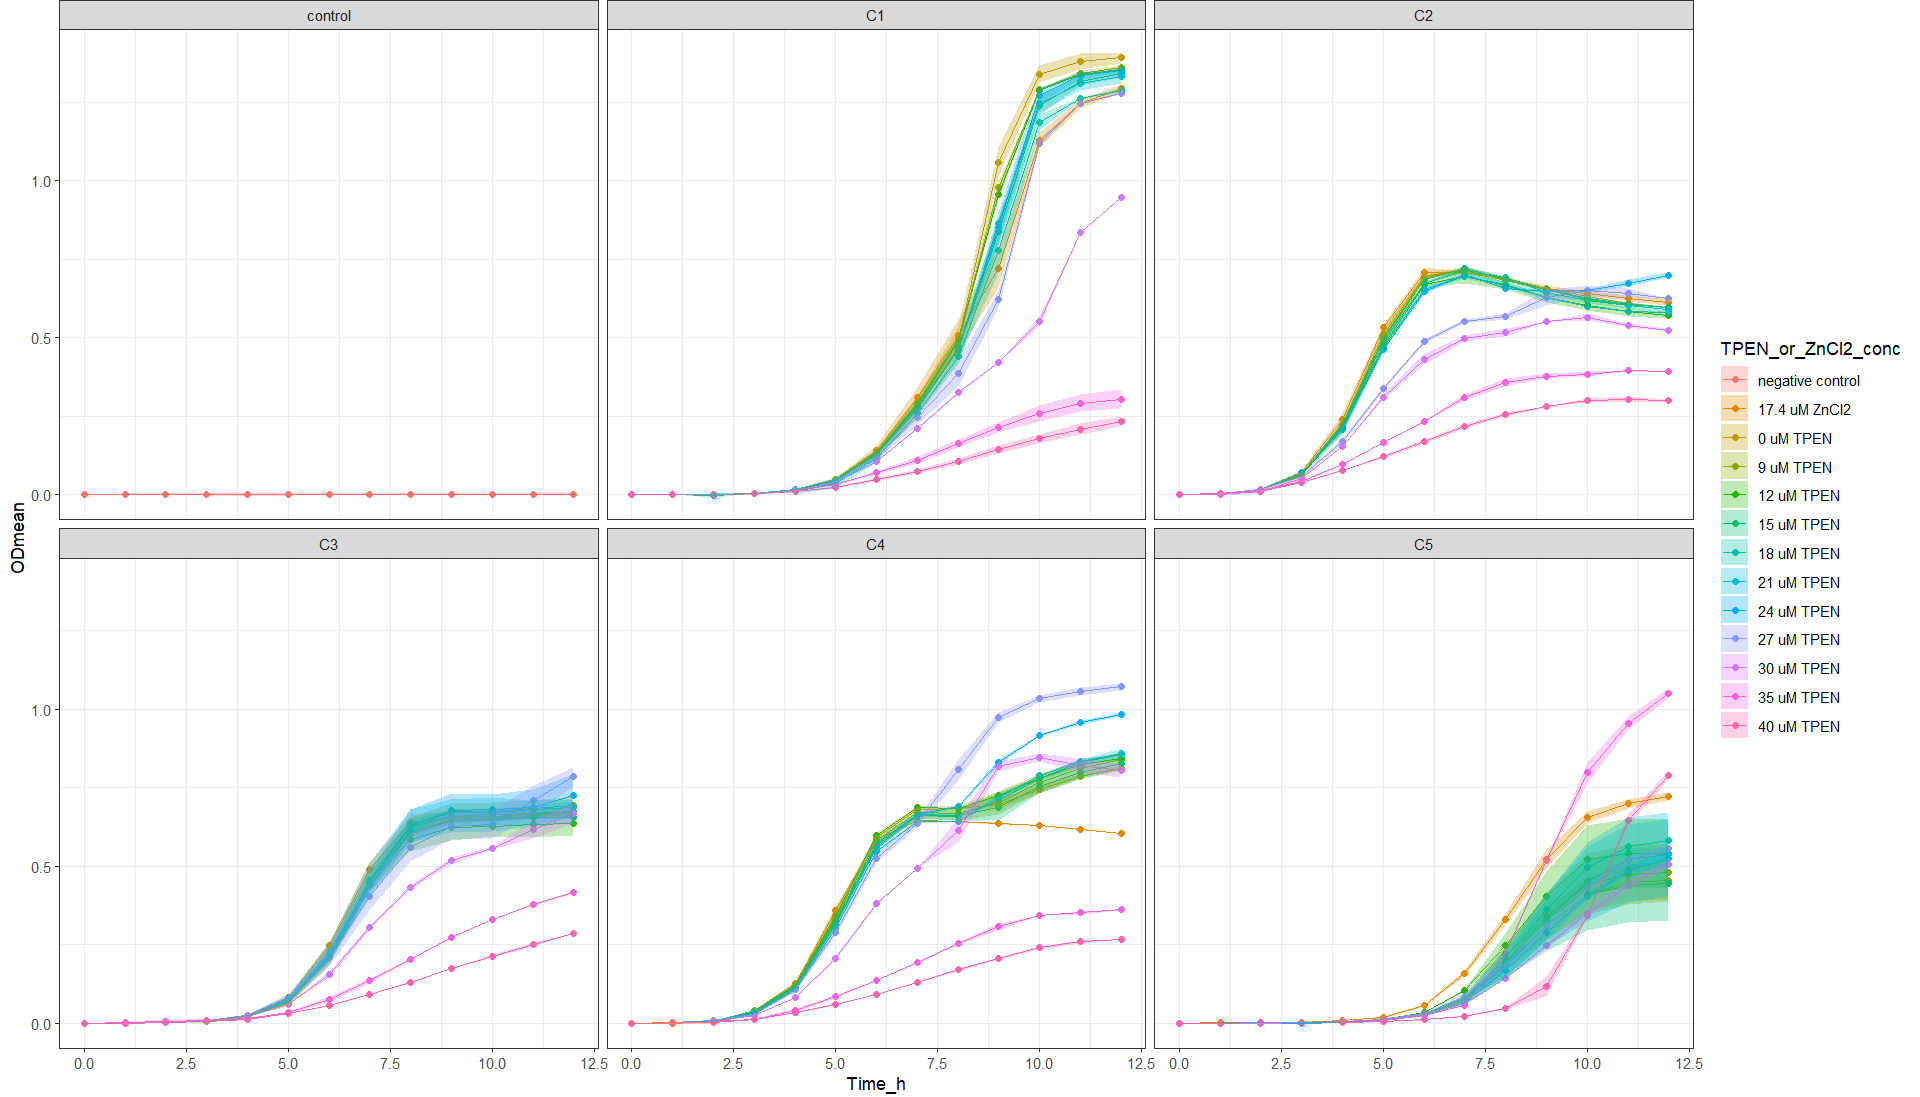

Reproduce this figure in R.
setwd("~/ITQB/Plate readings/Exp45_2plates_03072024")

library(tidyverse)

library(readxl)
Exp45 <- Exp45_2plates_03072024 <- read_excel("Exp45_2plates_03072024_final_final.xlsx")
View(Exp45) 

Exp45_v1 <- Exp45 %>%
  pivot_longer(names_to = "Condition", values_to = "OD_578", cols = -Time_h)
Exp45_v1
View(Exp45_v1)


Exp45_v2 <- separate(Exp45_v1, Condition, 
                     c("Community",
                       "Transfer_medium",
                       "Zn_condition", 
                       "Tech_Repl",
                       "Biol_Repl",
                       "TPEN_or_ZnCl2_conc",
                       "Well_number"), 
                     sep = "_", remove = FALSE,
                     convert = FALSE)
View(Exp45_v2)

Exp45_v2$OD_578 <- as.numeric (Exp45_v2$OD_578) #Because OD_578 values are character

Exp45_v2$TPEN_or_ZnCl2_conc <- factor(Exp45_v2$TPEN_or_ZnCl2_conc, levels = c("nodrug",
                                                                              "1.74",
                                                                              "0",
                                                                              "1.8",
                                                                              "2.4",
                                                                              "3.0",
                                                                              "3.6",
                                                                              "4.2",
                                                                              "4.8",
                                                                              "5.4",
                                                                              "6.0",
                                                                              "7.0",
                                                                              "8.0"))

Exp45_v2 <- Exp45_v2 %>% mutate(TPEN_or_ZnCl2_conc = recode (TPEN_or_ZnCl2_conc,
                                                             "nodrug" = "control",
                                                             "1.74" = "17.4uM",
                                                             "0" = "0uM",
                                                             "1.8" = "9uM",
                                                             "2.4" = "12uM",
                                                             "3.0" = "15uM",
                                                             "3.6" = "18uM",
                                                             "4.2" = "21uM",
                                                             "4.8" = "24uM",
                                                             "5.4" = "27uM",
                                                             "6.0" = "30uM",
                                                             "7.0" = "35uM",
                                                             "8.0" = "40uM"))


Exp45_v2$Community <- factor(Exp45_v2$Community, levels = c("control",
                                                            "C1",
                                                            "C2",
                                                            "C3",
                                                            "C4",
                                                            "C5"))

Exp45_v2 %>%
  ggplot(aes(x= Time_h, y=OD_578, color = Tech_Repl)) +
  geom_line() +
  facet_grid (Community ~ TPEN_or_ZnCl2_conc)


Exp45_v3<- Exp45_v2 %>% group_by(Community, Transfer_medium, Zn_condition, Tech_Repl, Biol_Repl, Well_number) %>%
  mutate(blank = Time_h ==0)


View(Exp45_v3)

Exp45_v4 <- Exp45_v3 %>%
  group_by(Community, Transfer_medium, Zn_condition, Tech_Repl, Biol_Repl, Well_number) %>%
  mutate(OD = OD_578 - OD_578[blank]) %>%
  ungroup()


View(Exp45_v4)

#Obtain the mean and sd
Exp45_v5 <- Exp45_v4 %>% group_by(Time_h, Community, TPEN_or_ZnCl2_conc, Zn_condition) %>%
  summarise(ODmean = mean(OD), sdOD = sd(OD), n())

Exp45_v5$Community <- factor(Exp45_v5$Community, levels = c("control",
                                                            "C1",
                                                            "C2",
                                                            "C3",
                                                            "C4",
                                                            "C5"))


Exp45_v5 <- Exp45_v5 %>% mutate(TPEN_or_ZnCl2_conc =  recode (TPEN_or_ZnCl2_conc,
                                                              "control" = "negative control",
                                                              "17.4uM" = "17.4 uM ZnCl2",
                                                              "0uM" = "0 uM TPEN",
                                                              "9uM" = "9 uM TPEN",
                                                              "12uM" = "12 uM TPEN",
                                                              "15uM" = "15 uM TPEN",
                                                              "18uM" = "18 uM TPEN",
                                                              "21uM" = "21 uM TPEN",
                                                              "24uM" = "24 uM TPEN",
                                                              "27uM" = "27 uM TPEN",
                                                              "30uM" = "30 uM TPEN",
                                                              "35uM" = "35 uM TPEN",
                                                              "40uM" = "40 uM TPEN"))




Exp45_v5  %>% ggplot(aes(x = Time_h,
                         y = ODmean,
                         color = TPEN_or_ZnCl2_conc,
                         fill = TPEN_or_ZnCl2_conc
)) +
  geom_point() +
  geom_line() +
  geom_ribbon(aes(ymin=ODmean-sdOD, ymax=ODmean+sdOD),
              alpha = 0.3, colour = NA) +
  facet_wrap (Community ~ .) +
  theme_bw()
